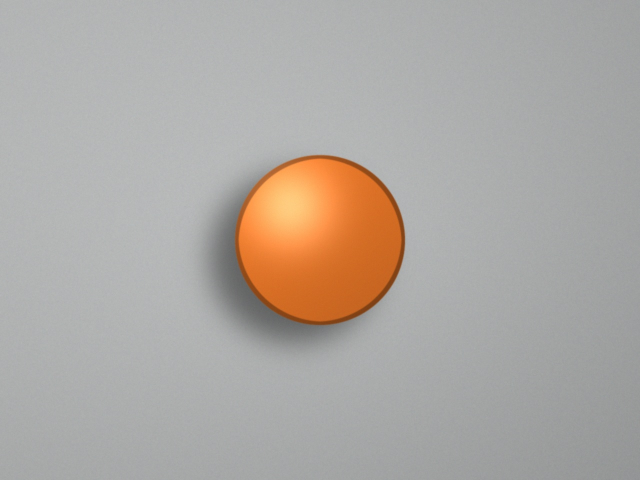
#> input picture 算法组/Week2/xiaojunhao/src/color_detector/data/images/01_clear.jpg, 1280 x 960 px (shown at 1/2 size)
$ python make_figures.py
#> lines starting #> are read from the running program, lines starting #| are printed output that depends on the picture; after the words box and inside, x2 and y2 are one past the last pixel; in counts of white or black regions, pixels touching at a corner belong together
### 算法组/Week2/xiaojunhao/src/color_detector/color_detector/core.py
# -*- coding: utf-8 -*-
"""颜色目标检测的核心逻辑。

这个模块只依赖 OpenCV 和 numpy，不导入 rclpy，
所以可以单独跑、单独测，ROS2 节点只是把它的输出转发出去。
"""

import cv2
import numpy as np

# 橙色球的 HSV 范围。OpenCV 里 H 是 0~179，S/V 是 0~255。
# 数值是先把目标区域的像素采样出来看分布，再留一点余量定的。
# S 下限取 170：03 那张图的木桌背景 S 大概 135，目标在 200 以上，
# 取 170 刚好把背景挡在外面（取 120 的话整幅背景都会被当成目标）。
DEFAULT_LOWER = (5, 170, 80)
DEFAULT_UPPER = (22, 255, 255)

# 最小轮廓面积（像素平方）。1280x960 下目标大约 2 万到 9 万像素，
# 开运算之后剩下的噪点一般在 500 以内，1500 卡在中间。
DEFAULT_MIN_AREA = 1500


class Target(object):
    """一次检测的结果。没检测到目标时不会创建这个对象。"""

    def __init__(self, u, v, area, bbox, contour, candidates):
        self.u = u                  # 中心横坐标（像素）
        self.v = v                  # 中心纵坐标（像素）
        self.area = area            # 轮廓面积（像素平方）
        self.bbox = bbox            # (x, y, w, h)
        self.contour = contour
        self.candidates = candidates  # 过了面积阈值的轮廓个数


def build_mask(bgr, lower=DEFAULT_LOWER, upper=DEFAULT_UPPER, morph=True):
    """BGR -> HSV -> 二值掩膜，可选做一次开运算去掉零星噪点。"""
    hsv = cv2.cvtColor(bgr, cv2.COLOR_BGR2HSV)
    mask = cv2.inRange(hsv, np.array(lower, np.uint8), np.array(upper, np.uint8))
    if morph:
        kernel = cv2.getStructuringElement(cv2.MORPH_ELLIPSE, (5, 5))
        mask = cv2.morphologyEx(mask, cv2.MORPH_OPEN, kernel, iterations=1)
        mask = cv2.morphologyEx(mask, cv2.MORPH_CLOSE, kernel, iterations=2)
    return mask


def detect(bgr, lower=DEFAULT_LOWER, upper=DEFAULT_UPPER,
           min_area=DEFAULT_MIN_AREA, morph=True):
    """返回 (Target 或 None, mask, 轮廓列表)。

    多个候选时按面积从大到小排序，取最大的那个：
    目标一般比背景里的杂色块大，取最大最稳。
    """
    mask = build_mask(bgr, lower, upper, morph)
    contours, _ = cv2.findContours(mask, cv2.RETR_EXTERNAL, cv2.CHAIN_APPROX_SIMPLE)

    # 面积太小的直接丢掉，剩下的按面积排序
    valid = [c for c in contours if cv2.contourArea(c) >= min_area]
    valid.sort(key=cv2.contourArea, reverse=True)
    if not valid:
        return None, mask, contours

    contour = valid[0]
    area = float(cv2.contourArea(contour))

    # 用图像矩算质心；如果 m00 是 0（面积退化），退回外接矩形中心
    m = cv2.moments(contour)
    if m["m00"] > 0:
        u = m["m10"] / m["m00"]
        v = m["m01"] / m["m00"]
    else:
        x, y, w, h = cv2.boundingRect(contour)
        u = x + w / 2.0
        v = y + h / 2.0

    target = Target(u, v, area, cv2.boundingRect(contour), contour, len(valid))
    return target, mask, contours


def annotate(bgr, target, color=(0, 255, 0)):
    """把轮廓、外接矩形、中心点和坐标文字画到图上。"""
    out = bgr.copy()
    if target is None:
        cv2.putText(out, "no target", (20, 60), cv2.FONT_HERSHEY_SIMPLEX,
                    1.6, (0, 0, 255), 3, cv2.LINE_AA)
        return out

    cv2.drawContours(out, [target.contour], -1, color, 3)
    x, y, w, h = target.bbox
    cv2.rectangle(out, (x, y), (x + w, y + h), (0, 255, 255), 2)

    cu, cv_ = int(round(target.u)), int(round(target.v))
    cv2.drawMarker(out, (cu, cv_), (0, 0, 255), cv2.MARKER_CROSS, 30, 3)
    cv2.circle(out, (cu, cv_), 12, (0, 0, 255), 2)

    text = "u=%d, v=%d" % (cu, cv_)
    sub = "area=%d" % int(target.area)

    # 文字放在中心点右上方，超出画面就往回挪；底下垫一块深色，免得压住球看不清
    (tw, th), base = cv2.getTextSize(text, cv2.FONT_HERSHEY_SIMPLEX, 1.0, 2)
    (sw, _), _ = cv2.getTextSize(sub, cv2.FONT_HERSHEY_SIMPLEX, 0.8, 2)
    box_w = max(tw, sw) + 20
    tx = min(max(cu + 24, 8), out.shape[1] - box_w - 8)
    ty = max(cv_ - 24, th + 10)
    cv2.rectangle(out, (tx - 6, ty - th - 8), (tx + box_w, ty + 46), (0, 0, 0), -1)

    cv2.putText(out, text, (tx, ty), cv2.FONT_HERSHEY_SIMPLEX,
                1.0, (0, 255, 255), 2, cv2.LINE_AA)
    cv2.putText(out, sub, (tx, ty + 38), cv2.FONT_HERSHEY_SIMPLEX,
                0.8, (0, 255, 255), 2, cv2.LINE_AA)
    return out

### 算法组/Week2/xiaojunhao/src/color_detector/color_detector/make_figures.py
# -*- coding: utf-8 -*-
"""生成两张对比图：结果可视化、参数对比。

图上的文字用英文，因为 cv2.putText 不支持中文（会画成问号）。

用法: python -m color_detector.make_figures
"""

import sys
from pathlib import Path

import cv2
import numpy as np

from . import core

PKG_ROOT = Path(__file__).resolve().parents[1]
IMG_DIR = PKG_ROOT / "data" / "images"
OUT_DIR = PKG_ROOT.parents[1]      # 视觉组/Week2/xiaojunhao

CELL = (560, 420)


def imread_u(path):
    data = np.fromfile(str(path), dtype=np.uint8)
    return None if data.size == 0 else cv2.imdecode(data, cv2.IMREAD_COLOR)


def imwrite_u(path, img):
    ok, buf = cv2.imencode(".png", img)
    if ok:
        buf.tofile(str(path))


def label(img, text):
    strip = np.zeros((30, img.shape[1], 3), np.uint8)
    cv2.putText(strip, text, (8, 21), cv2.FONT_HERSHEY_SIMPLEX, 0.6,
                (255, 255, 255), 1, cv2.LINE_AA)
    return cv2.vconcat([strip, img])


def cell(name, lower=(5, 170, 80), upper=(22, 255, 255),
         min_area=1500, morph=True, text=None):
    """跑一次检测，返回 (拼好的单元格, Target 或 None)。"""
    img = imread_u(IMG_DIR / name)
    target, _, _ = core.detect(img, lower, upper, min_area, morph)
    out = cv2.resize(core.annotate(img, target), CELL, interpolation=cv2.INTER_AREA)
    if text is None:
        text = "%s  %s" % (name.split(".")[0],
                           ("u=%d v=%d" % (round(target.u), round(target.v)))
                           if target else "no target")
    return label(out, text), target


def figure_visualization():
    """02_结果可视化.png：四张图的检测结果。"""
    cells = [cell("01_clear.jpg")[0], cell("02_small.jpg")[0],
             cell("03_similar_bg.jpg")[0], cell("04_shadow.jpg")[0]]
#> in imread_u, returned value is the input picture: shape (960, 1280, 3); mean B, G, R 163.3, 168.6, 174.1
#> in build_mask, `hsv = cv2.cvtColor(bgr, cv2.COLOR_BGR2HSV)`: hsv: shape (960, 1280, 3); mean H, S, V 77.5, 17.6, 176.2
#> in build_mask, `mask = cv2.inRange(hsv, np.array(lower, np.uint8), np.array(upper, np...`:
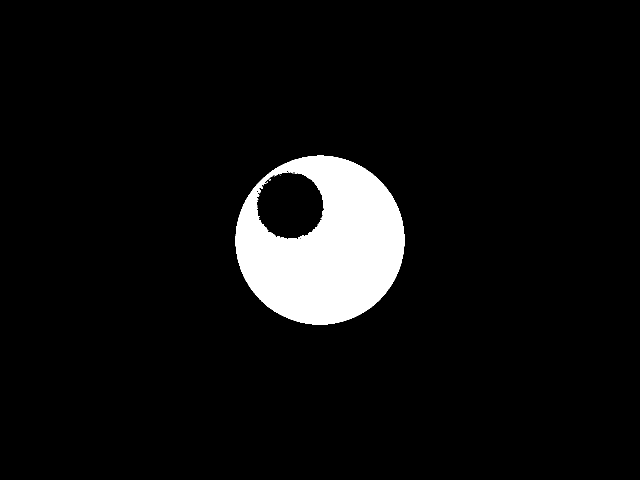
#> mask: shape (960, 1280) (shown at 1/2 size); 6.1% white; 12 white regions (11 under 20 px), largest, box (x1, y1, x2, y2) and area: (471, 311, 809, 649) 75508
#> in build_mask, `mask = cv2.morphologyEx(mask, cv2.MORPH_OPEN, kernel, iterations=1)`: mask: shape (960, 1280); 6.1% white; 1 white region, box (x1, y1, x2, y2) and area: (471, 311, 809, 649) 75184
#> in build_mask, `mask = cv2.morphologyEx(mask, cv2.MORPH_CLOSE, kernel, iterations=2)`: mask: shape (960, 1280); 6.1% white; 1 white region
#> in detect, `contours, _ = cv2.findContours(mask, cv2.RETR_EXTERNAL, cv2.CHAIN_APPR..`: contours = 1 contour; box (x1, y1, x2, y2) and area: (471, 311, 809, 649) 89064
#> in detect, `valid = [c for c in contours if cv2.contourArea(c) >= min_area]`: valid has the same summary as contours
#> in detect, `contour = valid[0]`: contour = contour of 500 points, box (x1, y1, x2, y2) (471, 311, 809, 649), area 89064
#> in detect, `area = float(cv2.contourArea(contour))`: area = 89064.5
#> in detect, `m = cv2.moments(contour)`: m = moments, m00 89064.5, centre m10/m00, m01/m00 = (639.7, 479.9)
#> in detect, `u = m["m10"] / m["m00"]`: u = 639.7
#> in detect, `v = m["m01"] / m["m00"]`: v = 479.9
#> in __init__, `self.u = u`: self.u = 639.7
#> in __init__, `self.v = v`: self.v = 479.9
#> in __init__, `self.area = area`: self.area = 89064.5
#> in __init__, `self.contour = contour`: self.contour has the same summary as contour in detect
#> in annotate, `cu, cv_ = int(round(target.u)), int(round(target.v))`: cu = 640; cv_ = 480
#> in annotate, `cv2.drawMarker(out, (cu, cv_), (0, 0, 255), cv2.MARKER_CROSS, 30, 3)`: out: shape (960, 1280, 3); mean B, G, R 162.6, 169.5, 173.9
#> in annotate, `cv2.circle(out, (cu, cv_), 12, (0, 0, 255), 2)`: out: shape (960, 1280, 3); mean B, G, R 162.6, 169.4, 173.9
#> in annotate, `text = "u=%d, v=%d" % (cu, cv_)`: text = 'u=640, v=480'
#> in annotate, `sub = "area=%d" % int(target.area)`: sub = 'area=89064'
#> in annotate, `(tw, th), base = cv2.getTextSize(text, cv2.FONT_HERSHEY_SIMPLEX, 1.0, 2)`: tw = 235; th = 22; base = 10
#> in annotate, `(sw, _), _ = cv2.getTextSize(sub, cv2.FONT_HERSHEY_SIMPLEX, 0.8, 2)`: sw = 158
#> in annotate, `box_w = max(tw, sw) + 20`: box_w = 255
#> in annotate, `tx = min(max(cu + 24, 8), out.shape[1] - box_w - 8)`: tx = 664
#> in annotate, `ty = max(cv_ - 24, th + 10)`: ty = 456
#> in cell, `text = "%s  %s" % (name.split(".")[0], ("u=%d v=%d" % (round(target.u)..`: text = '01_clear  u=640 v=480'
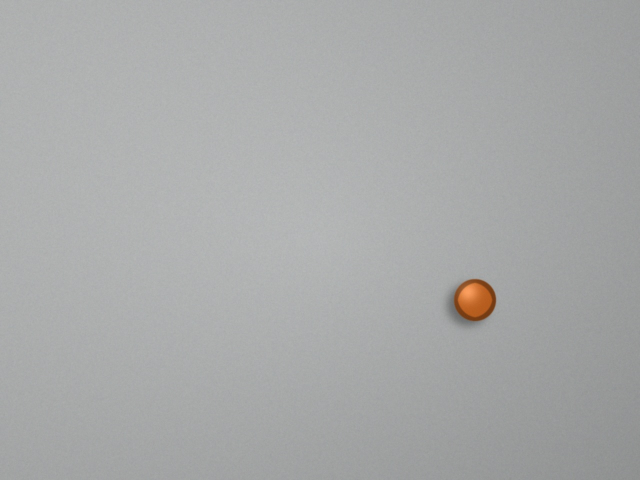
#> input picture 算法组/Week2/xiaojunhao/src/color_detector/data/images/02_small.jpg, 1280 x 960 px (shown at 1/2 size)
#> in imread_u, returned value is the input picture: shape (960, 1280, 3); mean B, G, R 169.1, 169.4, 168
#> in build_mask (call 2), `hsv = cv2.cvtColor(bgr, cv2.COLOR_BGR2HSV)`: hsv: shape (960, 1280, 3); mean H, S, V 82.8, 4.3, 170.3
#> in build_mask (call 2), `mask = cv2.inRange(hsv, np.array(lower, np.uint8), np.array(upper, np...`: mask: shape (960, 1280); 0.39% white; 3 white regions (2 under 20 px), largest, box (x1, y1, x2, y2) and area: (909, 559, 991, 641) 4796
#> in build_mask (call 2), `mask = cv2.morphologyEx(mask, cv2.MORPH_OPEN, kernel, iterations=1)`: mask: shape (960, 1280); 0.39% white; 1 white region, box (x1, y1, x2, y2) and area: (909, 559, 991, 641) 4771
#> in build_mask (call 2), `mask = cv2.morphologyEx(mask, cv2.MORPH_CLOSE, kernel, iterations=2)`: mask: shape (960, 1280); 0.39% white; 1 white region
#> in detect (call 2), `contours, _ = cv2.findContours(mask, cv2.RETR_EXTERNAL, cv2.CHAIN_APPR..`: contours = 1 contour; box (x1, y1, x2, y2) and area: (909, 559, 991, 641) 5092
#> in detect (call 2), `valid = [c for c in contours if cv2.contourArea(c) >= min_area]`: valid has the same summary as contours
#> in annotate (call 2), `cv2.drawMarker(out, (cu, cv_), (0, 0, 255), cv2.MARKER_CROSS, 30, 3)`: out: shape (960, 1280, 3); mean B, G, R 168.9, 169.6, 168.1
#> in annotate (call 2), `cv2.circle(out, (cu, cv_), 12, (0, 0, 255), 2)`: out: shape (960, 1280, 3); mean B, G, R 168.9, 169.6, 168.1
#> call 3 of cell, with name = '03_similar_bg.jpg', lower = (5, 170, 80), upper = (22, 255, 255), min_area = 1500, morph = True
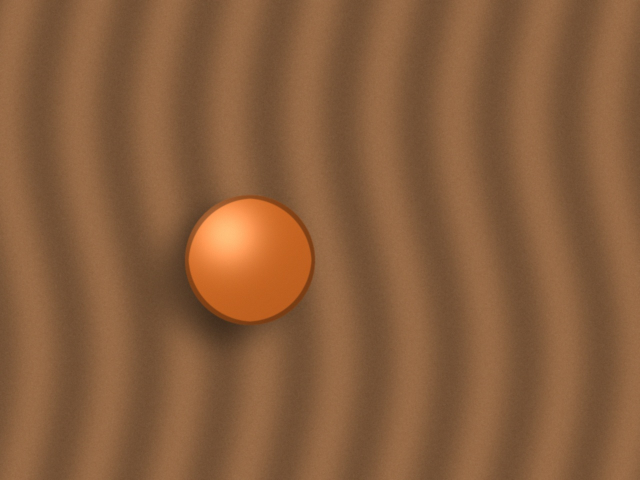
#> input picture 算法组/Week2/xiaojunhao/src/color_detector/data/images/03_similar_bg.jpg, 1280 x 960 px (shown at 1/2 size)
#> in imread_u, returned value is the input picture: shape (960, 1280, 3); mean B, G, R 61, 94.5, 136.5
#> in build_mask (call 3), `hsv = cv2.cvtColor(bgr, cv2.COLOR_BGR2HSV)`: hsv: shape (960, 1280, 3); mean H, S, V 13.2, 140, 136.5
#> in build_mask (call 3), `mask = cv2.inRange(hsv, np.array(lower, np.uint8), np.array(upper, np...`: mask: shape (960, 1280); 3.7% white; 7 white regions (6 under 20 px), largest, box (x1, y1, x2, y2) and area: (369, 390, 630, 651) 45881
#> in build_mask (call 3), `mask = cv2.morphologyEx(mask, cv2.MORPH_OPEN, kernel, iterations=1)`: mask: shape (960, 1280); 3.7% white; 1 white region, box (x1, y1, x2, y2) and area: (370, 390, 630, 651) 45665
#> in build_mask (call 3), `mask = cv2.morphologyEx(mask, cv2.MORPH_CLOSE, kernel, iterations=2)`: mask: shape (960, 1280); 3.7% white; 1 white region
#> in detect (call 3), `contours, _ = cv2.findContours(mask, cv2.RETR_EXTERNAL, cv2.CHAIN_APPR..`: contours = 1 contour; box (x1, y1, x2, y2) and area: (370, 390, 630, 651) 52940
#> in detect (call 3), `valid = [c for c in contours if cv2.contourArea(c) >= min_area]`: valid has the same summary as contours
#> in annotate (call 3), `cv2.drawMarker(out, (cu, cv_), (0, 0, 255), cv2.MARKER_CROSS, 30, 3)`: out: shape (960, 1280, 3); mean B, G, R 60.8, 95.3, 136.6
#> in annotate (call 3), `cv2.circle(out, (cu, cv_), 12, (0, 0, 255), 2)`: out: shape (960, 1280, 3); mean B, G, R 60.8, 95.3, 136.6
#> in cell (call 3), `out = cv2.resize(core.annotate(img, target), CELL, interpolation=cv2.I..`:
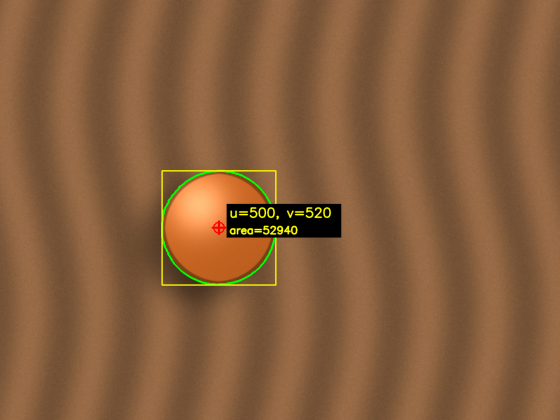
#> out: shape (420, 560, 3); mean B, G, R 60, 94.3, 134.6
#> in cell (call 3), `text = "%s  %s" % (name.split(".")[0], ("u=%d v=%d" % (round(target.u)..`: text = '03_similar_bg  u=500 v=520'
#> call 3 of label, with text = '03_similar_bg  u=500 v=520'
#> in label (call 3), `return cv2.vconcat([strip, img])`:
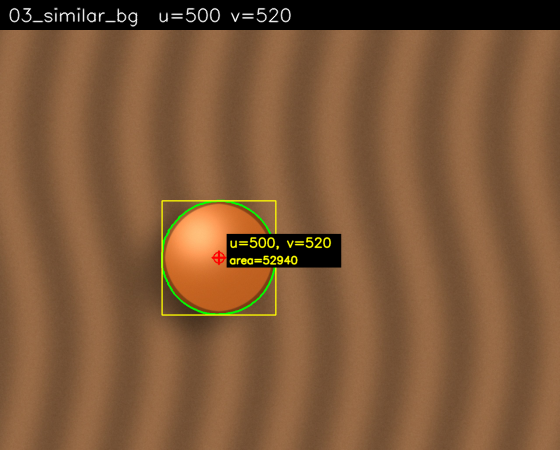
#> returned value: shape (450, 560, 3); mean of channels 0, 1, 2 56.7, 88.8, 126.4; drawn as B, G, R
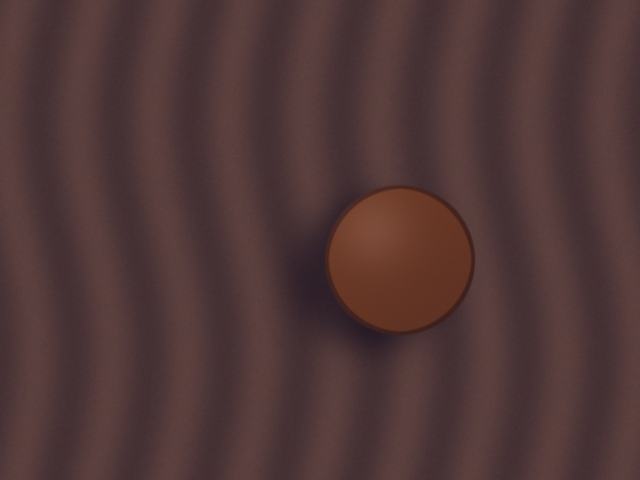
#> input picture 算法组/Week2/xiaojunhao/src/color_detector/data/images/04_shadow.jpg, 1280 x 960 px (shown at 1/2 size)
#> in imread_u, returned value is the input picture: shape (960, 1280, 3); mean B, G, R 55.1, 55.4, 80.4
#> call 4 of build_mask, with lower = (5, 170, 80), upper = (22, 255, 255), morph = True
#> in build_mask (call 4), `hsv = cv2.cvtColor(bgr, cv2.COLOR_BGR2HSV)`: hsv: shape (960, 1280, 3); mean H, S, V 84, 82.6, 80.4
#> in build_mask (call 4), `mask = cv2.inRange(hsv, np.array(lower, np.uint8), np.array(upper, np...`:
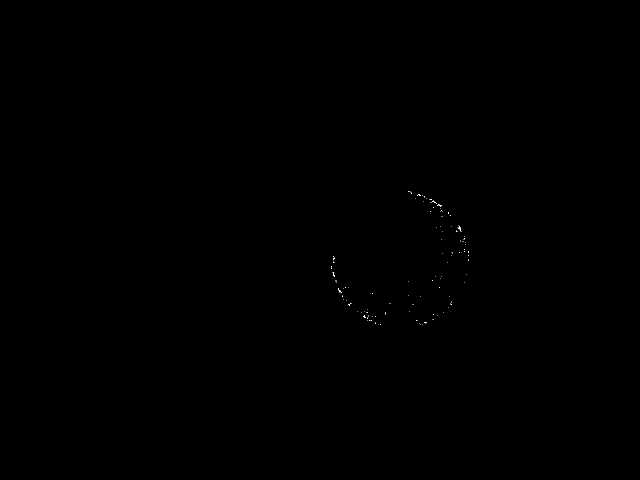
#> mask: shape (960, 1280) (shown at 1/2 size); 0.03% white in thin lines or dots, all inside (x1, y1, x2, y2) = (663, 382, 938, 650)
    grid = cv2.vconcat([cv2.hconcat(cells[:2]), cv2.hconcat(cells[2:])])
    path = OUT_DIR / "02_结果可视化.png"
    imwrite_u(path, grid)
    print("写出 %s  %dx%d" % (path, grid.shape[1], grid.shape[0]))


def figure_compare():
    """02_参数对比.png：上排比 S 下限，下排比最小面积。"""
    # A：03 图背景和球颜色接近，S 下限放宽到 120 时背景整片被选中
    a1, t1 = cell("03_similar_bg.jpg", lower=(5, 170, 80))
    a2, t2 = cell("03_similar_bg.jpg", lower=(5, 120, 80))
    a1 = cell("03_similar_bg.jpg", lower=(5, 170, 80),
              text="A1  S>=170  area=%d" % int(t1.area if t1 else 0))[0]
    a2 = cell("03_similar_bg.jpg", lower=(5, 120, 80),
              text="A2  S>=120  area=%d" % int(t2.area if t2 else 0))[0]

    # B：02 图目标比较小，最小面积抬到 6000 就把它自己滤掉了
    b1, tb1 = cell("02_small.jpg", min_area=1500)
    b2, tb2 = cell("02_small.jpg", min_area=6000)
    b1 = cell("02_small.jpg", min_area=1500,
              text="B1  min_area=1500  area=%d" % int(tb1.area if tb1 else 0))[0]
    b2 = cell("02_small.jpg", min_area=6000,
              text="B2  min_area=6000  %s"
                   % ("no target" if tb2 is None else "area=%d" % int(tb2.area)))[0]

    grid = cv2.vconcat([cv2.hconcat([a1, a2]), cv2.hconcat([b1, b2])])
    path = OUT_DIR / "02_参数对比.png"
    imwrite_u(path, grid)
    print("写出 %s  %dx%d" % (path, grid.shape[1], grid.shape[0]))


def main():
    figure_visualization()
#| 写出 算法组/Week2/xiaojunhao/02_结果可视化.png  1120x900
    figure_compare()
#> in detect (call 5), `valid = [c for c in contours if cv2.contourArea(c) >= min_area]`: valid has the same summary as contours
#> in detect (call 7), `valid = [c for c in contours if cv2.contourArea(c) >= min_area]`: valid has the same summary as contours
#> in detect (call 9), `contours, _ = cv2.findContours(mask, cv2.RETR_EXTERNAL, cv2.CHAIN_APPR..`: contours = 1 contour; box (x1, y1, x2, y2) and area: (909, 559, 991, 641) 5092
#> in detect (call 9), `valid = [c for c in contours if cv2.contourArea(c) >= min_area]`: valid has the same summary as contours
#> in detect (call 11), `valid = [c for c in contours if cv2.contourArea(c) >= min_area]`: valid has the same summary as contours
#| 写出 算法组/Week2/xiaojunhao/02_参数对比.png  1120x900
    return 0


if __name__ == "__main__":
    sys.exit(main())
#> (the program exits here)
